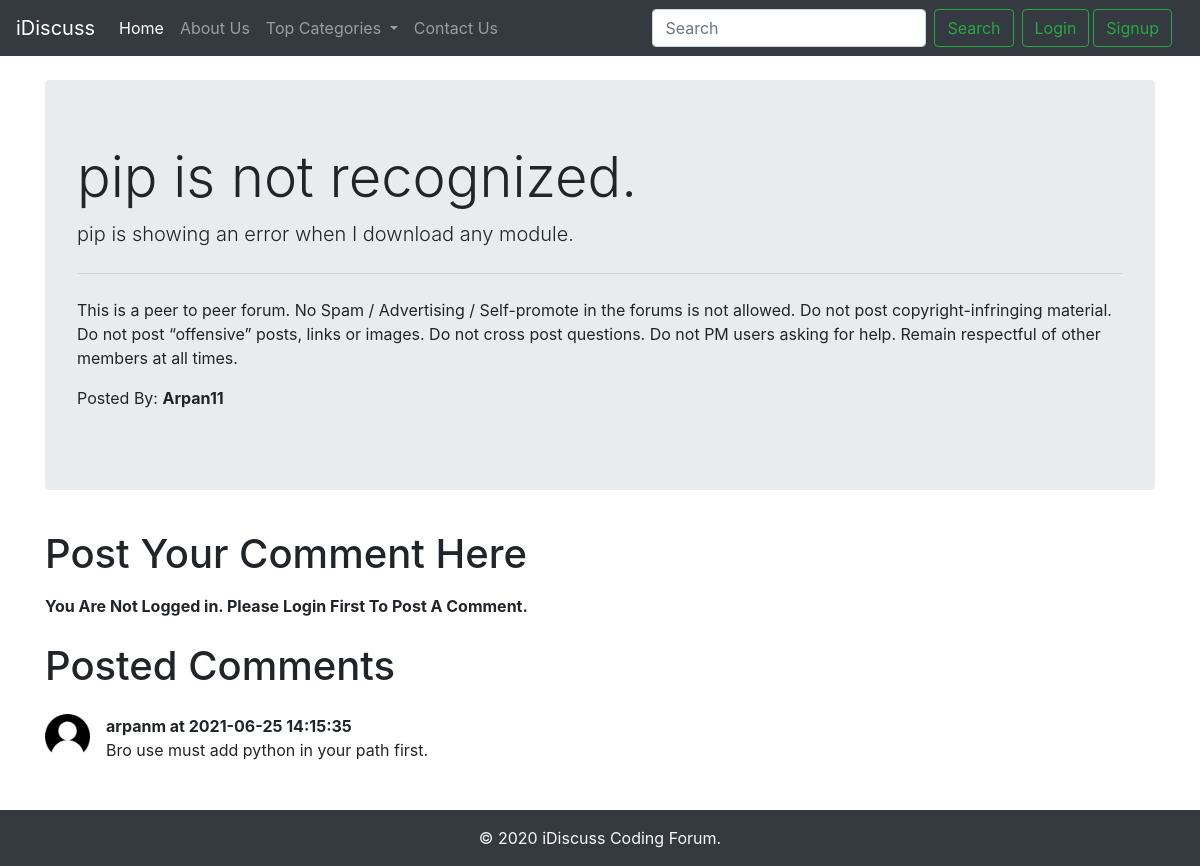
The app's page /thread.php?threadid=9 with its own data.
### tables this page shows
CREATE TABLE `threads` (
  `thread_id` int(7) NOT NULL,
  `thread_title` varchar(255) NOT NULL,
  `thread_desc` text NOT NULL,
  `thread_cat_id` int(7) NOT NULL,
  `thread_user_id` int(7) NOT NULL,
  `timestamp` datetime NOT NULL DEFAULT current_timestamp()
);

CREATE TABLE `users` (
  `sno` int(8) NOT NULL,
  `user_email` varchar(30) NOT NULL,
  `user_pass` varchar(255) NOT NULL,
  `timestamp` datetime NOT NULL DEFAULT current_timestamp()
);

CREATE TABLE `comments` (
  `comment_id` int(8) NOT NULL,
  `comment_content` text NOT NULL,
  `thread_id` int(8) NOT NULL,
  `comment_by` int(8) NOT NULL,
  `comment_time` datetime NOT NULL DEFAULT current_timestamp()
);

### thread.php (the view, shortened to what this page needs)
<!doctype html>
<html lang="en">
<head>
    <link rel="stylesheet" href="https://stackpath.bootstrapcdn.com/bootstrap/4.5.0/css/bootstrap.min.css"
>
</head>
<body>
    <?php include 'partials/_dbconnect.php'; ?>
    <?php include 'partials/_header.php'; ?>
    <?php
    $id=$_GET['threadid'];
    $sql = "SELECT * FROM `threads` WHERE thread_id=$id";
    $result=mysqli_query($conn, $sql);
    while($row=mysqli_fetch_assoc($result)){
        $title=$row['thread_title'];
        $desc=$row['thread_desc'];
        $thread_user_id=$row['thread_user_id'];
        $sql2="SELECT user_email FROM `users` WHERE sno='$thread_user_id'";
        $result2=mysqli_query($conn, $sql2);
        $row2=mysqli_fetch_assoc($result2);
        $posted_by=$row2['user_email'];
    }
    ?>
    <div class="container my-4">
        <div class="jumbotron">
            <h1 class="display-4"><?php echo $title; ?></h1>
            <p class="lead"><?php echo $desc; ?></p>
            <hr class="my-4">
            <p>This is a peer to peer forum. No Spam / Advertising / Self-promote
                in the forums is not allowed. Do not post copyright-infringing material. Do not post “offensive” posts,
                links or images. Do not cross post questions. Do not PM users asking for help. Remain respectful of
                other
                members at all times.</p>
            <p>Posted By: <b><?php echo $posted_by; ?></b></p>
        </div>
    </div>
    <?php
    if(isset($_SESSION['loggedin']) && $_SESSION['loggedin']==true){
        echo '<div class="container">
        <h1 class="py-2">Post Your Comment Here</h1>
        <form action="' . $_SERVER["REQUEST_URI"] . '" method="post">
            <div class="form-group">
                <label for="desc">Type Your Comment:</label>
                <textarea class="form-control" name="comment" id="comment" rows="3"></textarea>
                <input type="hidden" name="sno" value="' . $_SESSION["sno"] . '">
            </div>
            <button type="submit" class="btn btn-success">Post Comment</button>
        </form>
    </div>';
    }
    else{
    echo '<div class="container">
    <p class="lead">
        <h1 class="py-2">Post Your Comment Here</h1>
    <b>You Are Not Logged in. Please Login First To Post A Comment.</b>
    </p>
</div>';
    }
    ?>
    <div class="container mb-5">
        <h1 class="py-2">Posted Comments</h1>
        <?php
        $id=$_GET['threadid'];
        $sql = "SELECT * FROM `comments` WHERE thread_id=$id";
        $result=mysqli_query($conn, $sql);
        while($row=mysqli_fetch_assoc($result)){
            $content=$row['comment_content'];
            $comment_time=$row['comment_time'];
            $comment_by=$row['comment_by'];
            $sql2="SELECT user_email FROM `users` WHERE sno='$comment_by'";
            $result2=mysqli_query($conn, $sql2);
            $row2=mysqli_fetch_assoc($result2);
        echo '<div class="media my-3">
            <img src="img/user.png" width="45px" class="mr-3" alt="...">
            <div class="media-body">
            <p class="font-weight-bold my-0">' . $row2['user_email'] . ' at ' . $comment_time . '</p>
                ' . $content . '
            </div>
        </div>';
        }
        ?>
    </div>
    <?php include 'partials/_footer.php'; ?>
</body>
</html>

### records on screen
threads: thread_title "pip is not recognized.", thread_desc "pip is showing an error when I download any module."
users: user_email "Arpan11"
comments: users.user_email "arpanm", comment_time "2021-06-25 14:15:35", comment_content "Bro use must add python in your path first."
